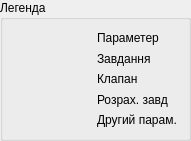
  <widget class="QGroupBox" name="groupBox">
   <property name="geometry">
    <rect>
     <x>5</x>
     <y>690</y>
     <width>191</width>
     <height>141</height>
    </rect>
   </property>
   <property name="title">
    <string>Легенда</string>
   </property>
   <layout class="QGridLayout" name="gridLayout">
    <item row="0" column="0" rowspan="5">
     <widget class="QLabel" name="label_57">
      <property name="text">
       <string/>
      </property>
      <property name="pixmap">
       <pixmap resource="mnemo/mnemo.qrc">:/mnemo/legend.svg</pixmap>
      </property>
     </widget>
    </item>
    <item row="0" column="1">
     <widget class="QLabel" name="label_58">
      <property name="text">
       <string>Параметер</string>
      </property>
     </widget>
    </item>
    <item row="1" column="1">
     <widget class="QLabel" name="label_59">
      <property name="text">
       <string>Завдання</string>
      </property>
     </widget>
    </item>
    <item row="2" column="1">
     <widget class="QLabel" name="label_60">
      <property name="text">
       <string>Клапан</string>
      </property>
     </widget>
    </item>
    <item row="3" column="1">
     <widget class="QLabel" name="label_61">
      <property name="text">
       <string>Розрах. завд</string>
      </property>
     </widget>
    </item>
    <item row="4" column="1">
     <widget class="QLabel" name="label_62">
      <property name="text">
       <string>Другий парам.</string>
      </property>
     </widget>
    </item>
   </layout>
  </widget>
